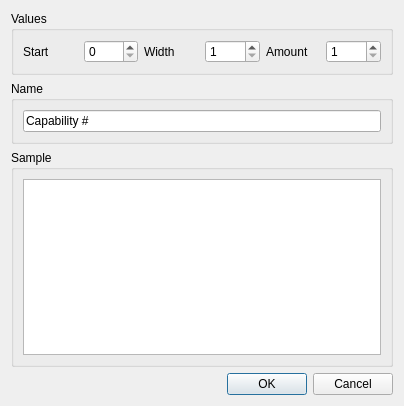
<?xml version="1.0" encoding="UTF-8"?>
<ui version="4.0" >
 <author>Massimo Callegari</author>
 <comment>
  Q Light Controller Plus
  capabilitywizard.ui

  Copyright (c) 2015 Massimo Callegari

  Licensed under the Apache License, Version 2.0 (the "License");
  you may not use this file except in compliance with the License.
  You may obtain a copy of the License at

      http://www.apache.org/licenses/LICENSE-2.0.txt

  Unless required by applicable law or agreed to in writing, software
  distributed under the License is distributed on an "AS IS" BASIS,
  WITHOUT WARRANTIES OR CONDITIONS OF ANY KIND, either express or implied.
  See the License for the specific language governing permissions and
  limitations under the License.
 </comment>
 <class>CapabilityWizard</class>
 <widget class="QDialog" name="CapabilityWizard" >
  <property name="geometry" >
   <rect>
    <x>0</x>
    <y>0</y>
    <width>404</width>
    <height>406</height>
   </rect>
  </property>
  <property name="windowTitle" >
   <string>Capability Wizard</string>
  </property>
  <layout class="QVBoxLayout" name="verticalLayout_3" >
   <item>
    <widget class="QGroupBox" name="groupBox" >
     <property name="title" >
      <string>Values</string>
     </property>
     <layout class="QHBoxLayout" name="horizontalLayout" >
      <item>
       <widget class="QLabel" name="label" >
        <property name="text" >
         <string>Start</string>
        </property>
       </widget>
      </item>
      <item>
       <widget class="QSpinBox" name="m_startSpin" >
        <property name="toolTip" >
         <string>The starting DMX value</string>
        </property>
        <property name="maximum" >
         <number>255</number>
        </property>
       </widget>
      </item>
      <item>
       <widget class="QLabel" name="label_2" >
        <property name="text" >
         <string>Width</string>
        </property>
       </widget>
      </item>
      <item>
       <widget class="QSpinBox" name="m_widthSpin" >
        <property name="toolTip" >
         <string>Number of values per capability</string>
        </property>
        <property name="minimum" >
         <number>1</number>
        </property>
        <property name="maximum" >
         <number>255</number>
        </property>
        <property name="value" >
         <number>1</number>
        </property>
       </widget>
      </item>
      <item>
       <widget class="QLabel" name="label_3" >
        <property name="text" >
         <string>Amount</string>
        </property>
       </widget>
      </item>
      <item>
       <widget class="QSpinBox" name="m_amountSpin" >
        <property name="toolTip" >
         <string>Number of capabilities to create</string>
        </property>
        <property name="minimum" >
         <number>1</number>
        </property>
        <property name="maximum" >
         <number>255</number>
        </property>
       </widget>
      </item>
     </layout>
    </widget>
   </item>
   <item>
    <widget class="QGroupBox" name="groupBox_2" >
     <property name="title" >
      <string>Name</string>
     </property>
     <layout class="QVBoxLayout" name="verticalLayout" >
      <item>
       <widget class="QLineEdit" name="m_nameEdit" >
        <property name="toolTip" >
         <string>The common base name for all capabilities. Use hash '#' to create a running number.</string>
        </property>
        <property name="text" >
         <string>Capability #</string>
        </property>
       </widget>
      </item>
     </layout>
    </widget>
   </item>
   <item>
    <widget class="QGroupBox" name="groupBox_3" >
     <property name="title" >
      <string>Sample</string>
     </property>
     <layout class="QVBoxLayout" name="verticalLayout_2" >
      <item>
       <widget class="QListWidget" name="m_list" >
        <property name="toolTip" >
         <string>A list of capabilities that would be created with these settings</string>
        </property>
       </widget>
      </item>
     </layout>
    </widget>
   </item>
   <item>
    <widget class="QDialogButtonBox" name="buttonBox" >
     <property name="orientation" >
      <enum>Qt::Horizontal</enum>
     </property>
     <property name="standardButtons" >
      <set>QDialogButtonBox::Cancel|QDialogButtonBox::Ok</set>
     </property>
    </widget>
   </item>
  </layout>
 </widget>
 <resources/>
 <connections>
  <connection>
   <sender>buttonBox</sender>
   <signal>accepted()</signal>
   <receiver>CapabilityWizard</receiver>
   <slot>accept()</slot>
   <hints>
    <hint type="sourcelabel" >
     <x>227</x>
     <y>386</y>
    </hint>
    <hint type="destinationlabel" >
     <x>157</x>
     <y>274</y>
    </hint>
   </hints>
  </connection>
  <connection>
   <sender>buttonBox</sender>
   <signal>rejected()</signal>
   <receiver>CapabilityWizard</receiver>
   <slot>reject()</slot>
   <hints>
    <hint type="sourcelabel" >
     <x>295</x>
     <y>392</y>
    </hint>
    <hint type="destinationlabel" >
     <x>286</x>
     <y>274</y>
    </hint>
   </hints>
  </connection>
  <connection>
   <sender>m_startSpin</sender>
   <signal>valueChanged(int)</signal>
   <receiver>CapabilityWizard</receiver>
   <slot>slotCreateCapabilities()</slot>
   <hints>
    <hint type="sourcelabel" >
     <x>112</x>
     <y>42</y>
    </hint>
    <hint type="destinationlabel" >
     <x>5</x>
     <y>43</y>
    </hint>
   </hints>
  </connection>
  <connection>
   <sender>m_widthSpin</sender>
   <signal>valueChanged(int)</signal>
   <receiver>CapabilityWizard</receiver>
   <slot>slotCreateCapabilities()</slot>
   <hints>
    <hint type="sourcelabel" >
     <x>235</x>
     <y>43</y>
    </hint>
    <hint type="destinationlabel" >
     <x>219</x>
     <y>2</y>
    </hint>
   </hints>
  </connection>
  <connection>
   <sender>m_amountSpin</sender>
   <signal>valueChanged(int)</signal>
   <receiver>CapabilityWizard</receiver>
   <slot>slotCreateCapabilities()</slot>
   <hints>
    <hint type="sourcelabel" >
     <x>352</x>
     <y>41</y>
    </hint>
    <hint type="destinationlabel" >
     <x>399</x>
     <y>40</y>
    </hint>
   </hints>
  </connection>
  <connection>
   <sender>m_nameEdit</sender>
   <signal>textEdited(QString)</signal>
   <receiver>CapabilityWizard</receiver>
   <slot>slotCreateCapabilities()</slot>
   <hints>
    <hint type="sourcelabel" >
     <x>278</x>
     <y>107</y>
    </hint>
    <hint type="destinationlabel" >
     <x>399</x>
     <y>103</y>
    </hint>
   </hints>
  </connection>
 </connections>
 <slots>
  <slot>slotCreateCapabilities()</slot>
 </slots>
</ui>
